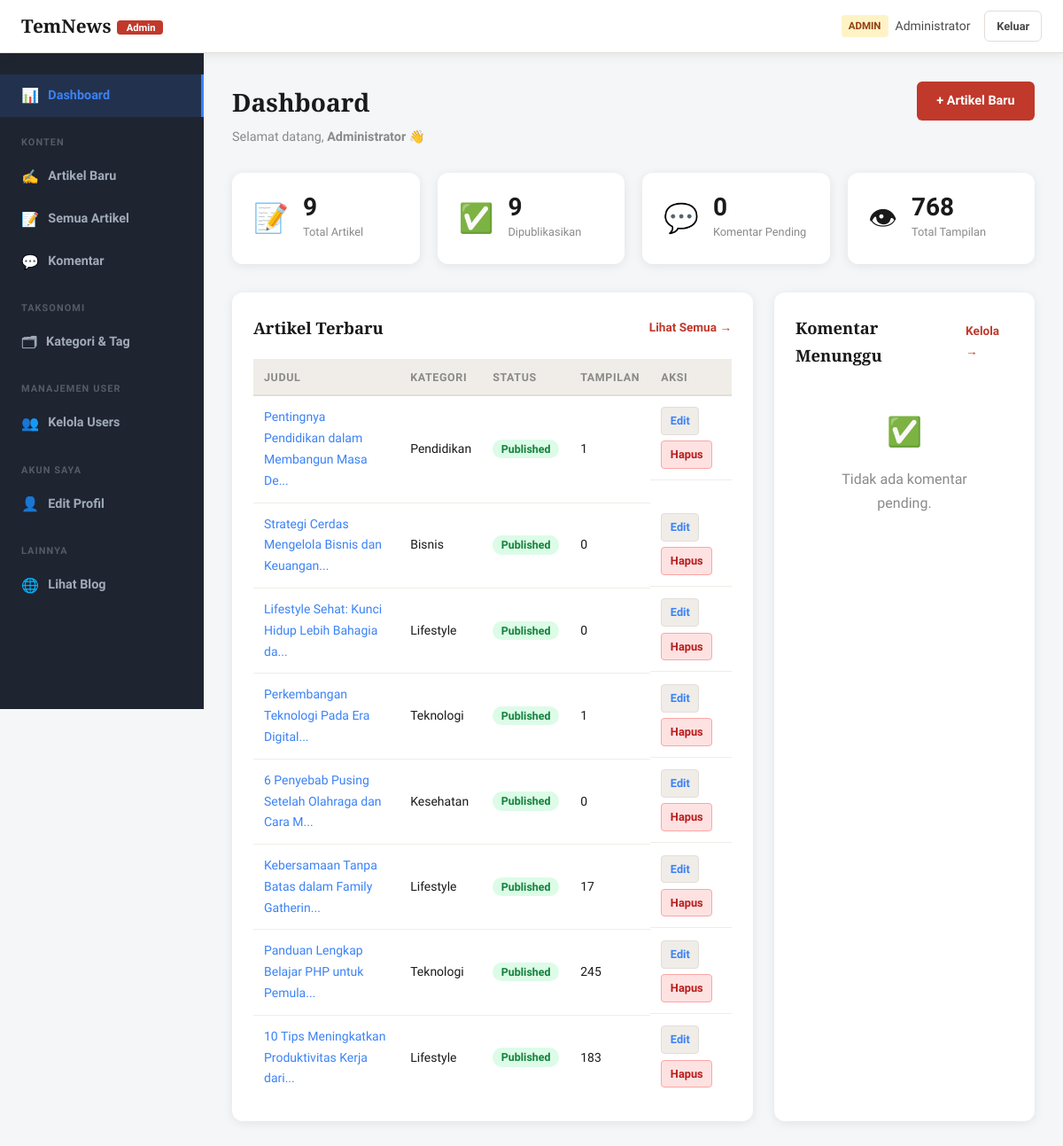
Screenshot of /blog/admin/dashboard.php (signed in) with the database file from the repository.
### tables this page shows
CREATE TABLE `articles` (
  `id` int NOT NULL,
  `title` varchar(255) NOT NULL,
  `slug` varchar(255) NOT NULL,
  `excerpt` text,
  `content` longtext NOT NULL,
  `thumbnail` varchar(255) DEFAULT NULL,
  `category_id` int NOT NULL,
  `author_id` int NOT NULL,
  `status` enum('draft','published','archived') DEFAULT 'draft',
  `views` int DEFAULT '0',
  `created_at` timestamp NULL DEFAULT CURRENT_TIMESTAMP,
  `updated_at` timestamp NULL DEFAULT CURRENT_TIMESTAMP ON UPDATE CURRENT_TIMESTAMP
);

CREATE TABLE `categories` (
  `id` int NOT NULL,
  `name` varchar(100) NOT NULL,
  `slug` varchar(100) NOT NULL,
  `description` text,
  `created_at` timestamp NULL DEFAULT CURRENT_TIMESTAMP
);

### blog/config.php (called while the page is built, shortened)
<?php
function escape($str) {
    return htmlspecialchars($str ?? '', ENT_QUOTES, 'UTF-8');
}
function isAdmin() {
    return isset($_SESSION['role']) && $_SESSION['role'] === 'admin';
}

### blog/admin/dashboard.php (the view, shortened to what this page needs)
<?php
require_once '../config.php';
try {
    $pdo->query("SELECT status FROM users LIMIT 1");
} catch (PDOException $e) {
}
$stats = [
    'articles' => $pdo->query("SELECT COUNT(*) FROM articles WHERE author_id = " . (isAdmin() ? "author_id" : $_SESSION['user_id']))->fetchColumn(),
    'published' => $pdo->query("SELECT COUNT(*) FROM articles WHERE status='published'" . (!isAdmin() ? " AND author_id=".$_SESSION['user_id'] : ""))->fetchColumn(),
    'comments'  => $pdo->query("SELECT COUNT(*) FROM comments WHERE status='pending'")->fetchColumn(),
    'views'     => $pdo->query("SELECT COALESCE(SUM(views),0) FROM articles WHERE status='published'" . (!isAdmin() ? " AND author_id=".$_SESSION['user_id'] : ""))->fetchColumn(),
];
$recentArticles = $pdo->query("
    SELECT a.*, c.name as category_name, u.full_name as author_name
    FROM articles a JOIN categories c ON a.category_id=c.id JOIN users u ON a.author_id=u.id
    " . (!isAdmin() ? "WHERE a.author_id=".$_SESSION['user_id'] : "") . "
    ORDER BY a.created_at DESC LIMIT 8
")->fetchAll();
$pendingComments = $pdo->query("
    SELECT cm.*, a.title as article_title, a.slug as article_slug
    FROM comments cm JOIN articles a ON cm.article_id=a.id
    WHERE cm.status='pending' ORDER BY cm.created_at DESC LIMIT 5
")->fetchAll();
?>
<!DOCTYPE html>
<html lang="id">
<head>
<link rel="stylesheet" href="../assets/style.css">
</head>
<body class="admin-body">
<?php include 'partials/admin-nav.php'; ?>
<div class="admin-layout">
  <?php include 'partials/admin-sidebar.php'; ?>
  <main class="admin-main">
    <div class="admin-header">
      <div>
        <h1>Dashboard</h1>
        <p>Selamat datang, <strong><?= escape($_SESSION['full_name']) ?></strong> 👋</p>
      </div>
      <a href="artikel-baru.php" class="btn-primary">+ Artikel Baru</a>
    </div>
    <div class="stats-grid">
      <div class="stat-card">
        <div class="stat-icon">📝</div>
        <div class="stat-info">
          <h3><?= number_format($stats['articles']) ?></h3>
          <p>Total Artikel</p>
        </div>
      </div>
      <div class="stat-card">
        <div class="stat-icon">✅</div>
        <div class="stat-info">
          <h3><?= number_format($stats['published']) ?></h3>
          <p>Dipublikasikan</p>
        </div>
      </div>
      <div class="stat-card">
        <div class="stat-icon">💬</div>
        <div class="stat-info">
          <h3><?= number_format($stats['comments']) ?></h3>
          <p>Komentar Pending</p>
        </div>
      </div>
      <div class="stat-card">
        <div class="stat-icon">👁</div>
        <div class="stat-info">
          <h3><?= number_format($stats['views']) ?></h3>
          <p>Total Tampilan</p>
        </div>
      </div>
    </div>
    <div class="dash-grid">
      <div class="dash-panel">
        <div class="panel-head">
          <h3>Artikel Terbaru</h3>
          <a href="artikel-list.php">Lihat Semua →</a>
        </div>
        <table class="admin-table">
          <thead>
            <tr><th>Judul</th><th>Kategori</th><th>Status</th><th>Tampilan</th><th>Aksi</th></tr>
          </thead>
          <tbody>
            <?php foreach ($recentArticles as $a): ?>
            <tr>
              <td><a href="../artikel.php?slug=<?= $a['slug'] ?>" target="_blank"><?= escape(substr($a['title'],0,45)) ?>...</a></td>
              <td><?= escape($a['category_name']) ?></td>
              <td><span class="badge <?= $a['status'] ?>"><?= ucfirst($a['status']) ?></span></td>
              <td><?= number_format($a['views']) ?></td>
              <td class="actions">
                <a href="artikel-edit.php?id=<?= $a['id'] ?>" class="btn-sm">Edit</a>
                <a href="artikel-hapus.php?id=<?= $a['id'] ?>" class="btn-sm danger" onclick="return confirm('Hapus artikel ini?')">Hapus</a>
              </td>
            </tr>
            <?php endforeach; ?>
          </tbody>
        </table>
      </div>
      <div class="dash-panel">
        <div class="panel-head">
          <h3>Komentar Menunggu</h3>
          <a href="komentar.php">Kelola →</a>
        </div>
        <?php if (empty($pendingComments)): ?>
          <div class="empty-state sm"><span>✅</span><p>Tidak ada komentar pending.</p></div>
        <?php endif; ?>
      </div>
    </div>
  </main>
</div>
</body>
</html>

### blog/assets/style.css (style rules this page uses)
:root { --ink: #1a1a1a; --ink-soft: #4a4a4a; --ink-muted: #8a8a8a; --paper: #faf9f7; --paper-dark: #f0ede8; --accent: #c0392b; --accent-dark: #96281b; --accent-light: #f8e8e7; --gold: #b8860b; --border: #e2ddd8; --white: #ffffff; --admin-bg: #f4f6f8; --admin-sidebar: #1e2430; --admin-sidebar-text: #a0aab8; --admin-accent: #3b82f6; --shadow: 0 2px 12px rgba(0,0,0,0.08); --shadow-md: 0 4px 24px rgba(0,0,0,0.12); --radius: 6px; --radius-lg: 12px; --font-serif: 'Playfair Display', Georgia, serif; --font-sans: 'Source Sans 3', system-ui, sans-serif; }
*, *::before, *::after { box-sizing: border-box; margin: 0; padding: 0; }
html { scroll-behavior: smooth; }
body { font-family: var(--font-sans); font-size: 1rem; line-height: 1.7; color: var(--ink); background: var(--paper); -webkit-font-smoothing: antialiased; }
a { color: inherit; text-decoration: none; transition: color 0.2s; }
.btn-primary { display: inline-block; background: var(--accent); color: var(--white) !important; padding: 0.6rem 1.4rem; border-radius: var(--radius); font-weight: 600; font-size: 0.9rem; transition: background 0.2s, transform 0.15s; border: none; }
.btn-sm { display: inline-block; padding: 0.25rem 0.6rem; border-radius: 4px; font-size: 0.8rem; font-weight: 600; background: var(--paper-dark); color: var(--ink-soft); transition: background 0.15s; border: 1px solid var(--border); }
.btn-sm.danger { background: #fee2e2; color: #b91c1c; border-color: #fca5a5; }
.badge { padding: 0.2rem 0.6rem; border-radius: 20px; font-size: 0.78rem; font-weight: 600; }
.badge.published { background: #dcfce7; color: #15803d; }
.empty-state { text-align: center; padding: 3rem 1rem; color: var(--ink-muted); }
.empty-state span { font-size: 3rem; display: block; margin-bottom: 0.75rem; }
.empty-state p { font-size: 1rem; }
.empty-state.sm { padding: 1.5rem; }
.empty-state.sm span { font-size: 2rem; }
.admin-body { background: var(--admin-bg); min-height: 100vh; }
.admin-layout { display: flex; min-height: calc(100vh - 60px); }
.admin-main { flex: 1; padding: 2rem; max-width: 100%; overflow-x: auto; }
.admin-header { display: flex; align-items: flex-start; justify-content: space-between; margin-bottom: 1.75rem; gap: 1rem; }
.admin-header h1 { font-family: var(--font-serif); font-size: 1.75rem; }
.admin-header p { color: var(--ink-muted); font-size: 0.9rem; margin-top: 0.2rem; }
.stats-grid { display: grid; grid-template-columns: repeat(4, 1fr); gap: 1.25rem; margin-bottom: 2rem; }
.stat-card { background: var(--white); border-radius: var(--radius-lg); padding: 1.5rem; display: flex; align-items: center; gap: 1rem; box-shadow: var(--shadow); transition: transform 0.2s; }
.stat-icon { font-size: 2rem; }
.stat-info h3 { font-size: 1.75rem; font-weight: 700; line-height: 1; }
.stat-info p { font-size: 0.8rem; color: var(--ink-muted); margin-top: 0.2rem; }
.dash-grid { display: grid; grid-template-columns: 2fr 1fr; gap: 1.5rem; }
.dash-panel { background: var(--white); border-radius: var(--radius-lg); padding: 1.5rem; box-shadow: var(--shadow); }
.panel-head { display: flex; align-items: center; justify-content: space-between; margin-bottom: 1.25rem; }
.panel-head h3 { font-family: var(--font-serif); font-size: 1.15rem; }
.panel-head a { font-size: 0.85rem; color: var(--accent); font-weight: 600; }
.admin-table { width: 100%; border-collapse: collapse; font-size: 0.875rem; }
.admin-table th { text-align: left; padding: 0.6rem 0.75rem; background: var(--paper-dark); font-size: 0.78rem; text-transform: uppercase; letter-spacing: 0.05em; color: var(--ink-muted); border-bottom: 2px solid var(--border); }
.admin-table td { padding: 0.75rem; border-bottom: 1px solid var(--paper-dark); vertical-align: middle; }
.admin-table tr:last-child td { border-bottom: none; }
.admin-table .actions { display: flex; gap: 0.4rem; flex-wrap: wrap; }
.admin-table a { color: var(--admin-accent); }

### rows the page displays
articles: title "Pentingnya Pendidikan dalam Membangun Masa De", category.name "Pendidikan", status "Published", views "1"
articles: title "Strategi Cerdas Mengelola Bisnis dan Keuangan", category.name "Bisnis", status "Published", views "0"
articles: title "Lifestyle Sehat: Kunci Hidup Lebih Bahagia da", category.name "Lifestyle", status "Published", views "0"
articles: title "Perkembangan Teknologi Pada Era Digital", category.name "Teknologi", status "Published", views "1"
articles: title "6 Penyebab Pusing Setelah Olahraga dan Cara M", category.name "Kesehatan", status "Published", views "0"
articles: title "Kebersamaan Tanpa Batas dalam Family Gatherin", category.name "Lifestyle", status "Published", views "17"
articles: title "Panduan Lengkap Belajar PHP untuk Pemula", category.name "Teknologi", status "Published", views "245"
articles: title "10 Tips Meningkatkan Produktivitas Kerja dari", category.name "Lifestyle", status "Published", views "183"

### other values shown
APP_NAME "TemNews"
$_SESSION['role'] "ADMIN"
$_SESSION['full_name'] "Administrator"
$stats['articles'] "9"
$stats['published'] "9"
$stats['comments'] "0"
$stats['views'] "768"
